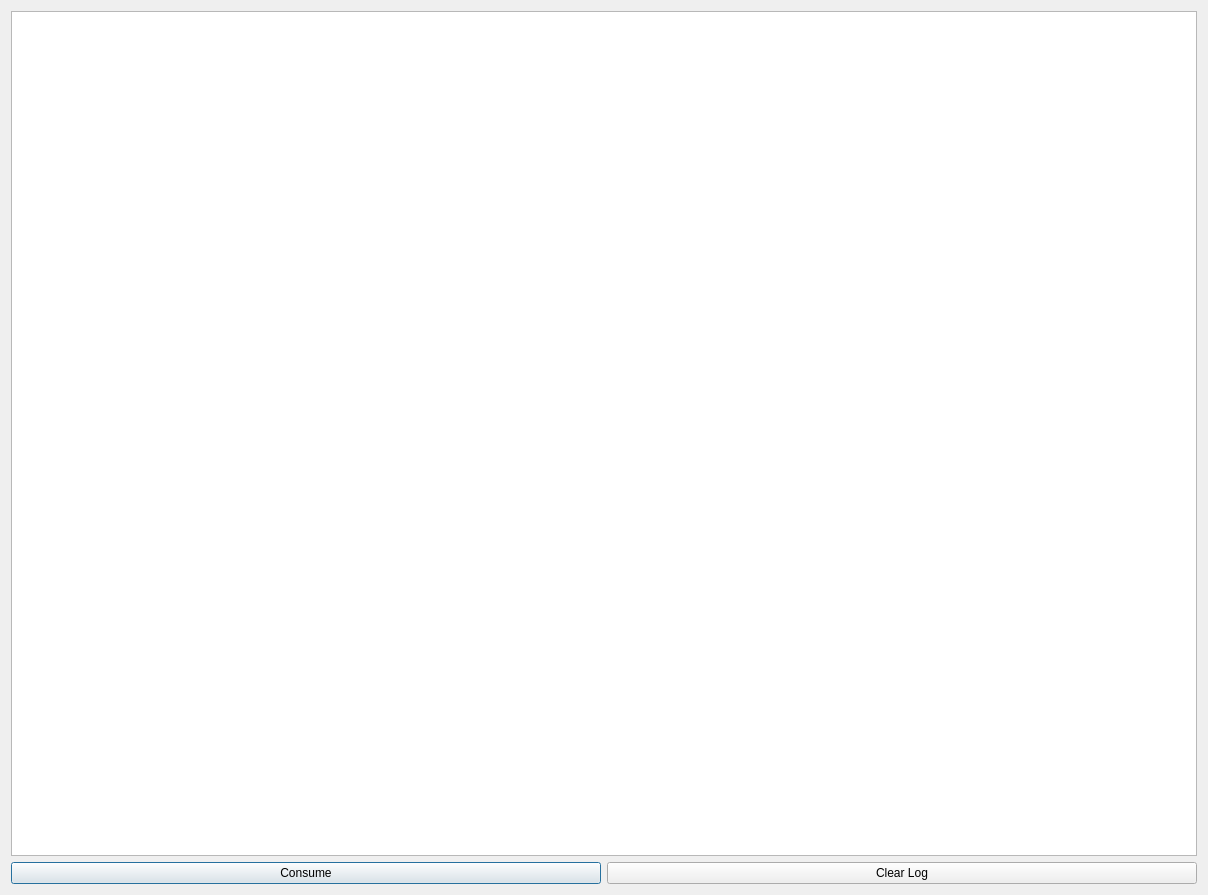
<?xml version="1.0" encoding="UTF-8"?>
<ui version="4.0">
 <class>Dialog</class>
 <widget class="QDialog" name="Dialog">
  <property name="geometry">
   <rect>
    <x>0</x>
    <y>0</y>
    <width>1208</width>
    <height>895</height>
   </rect>
  </property>
  <property name="windowTitle">
   <string>Dialog</string>
  </property>
  <layout class="QGridLayout" name="gridLayout_2">
   <item row="0" column="0">
    <layout class="QGridLayout" name="gridLayout">
     <item row="2" column="0">
      <widget class="QPushButton" name="pb_Consume">
       <property name="text">
        <string>Consume</string>
       </property>
      </widget>
     </item>
     <item row="2" column="1">
      <widget class="QPushButton" name="pb_ClearLog">
       <property name="text">
        <string>Clear Log</string>
       </property>
      </widget>
     </item>
     <item row="0" column="0" colspan="2">
      <widget class="QTextEdit" name="te_Log"/>
     </item>
    </layout>
   </item>
  </layout>
 </widget>
 <resources/>
 <connections/>
</ui>
